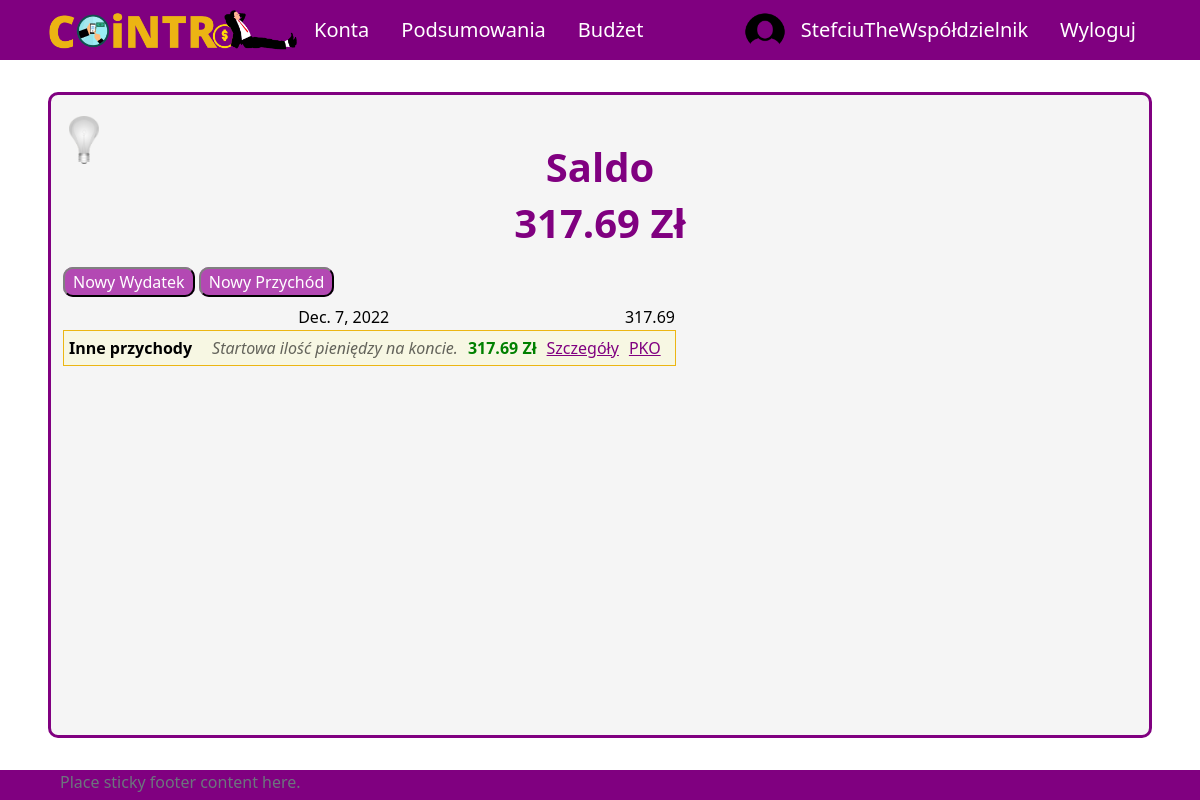
Before: / (signed in) with the older database file.
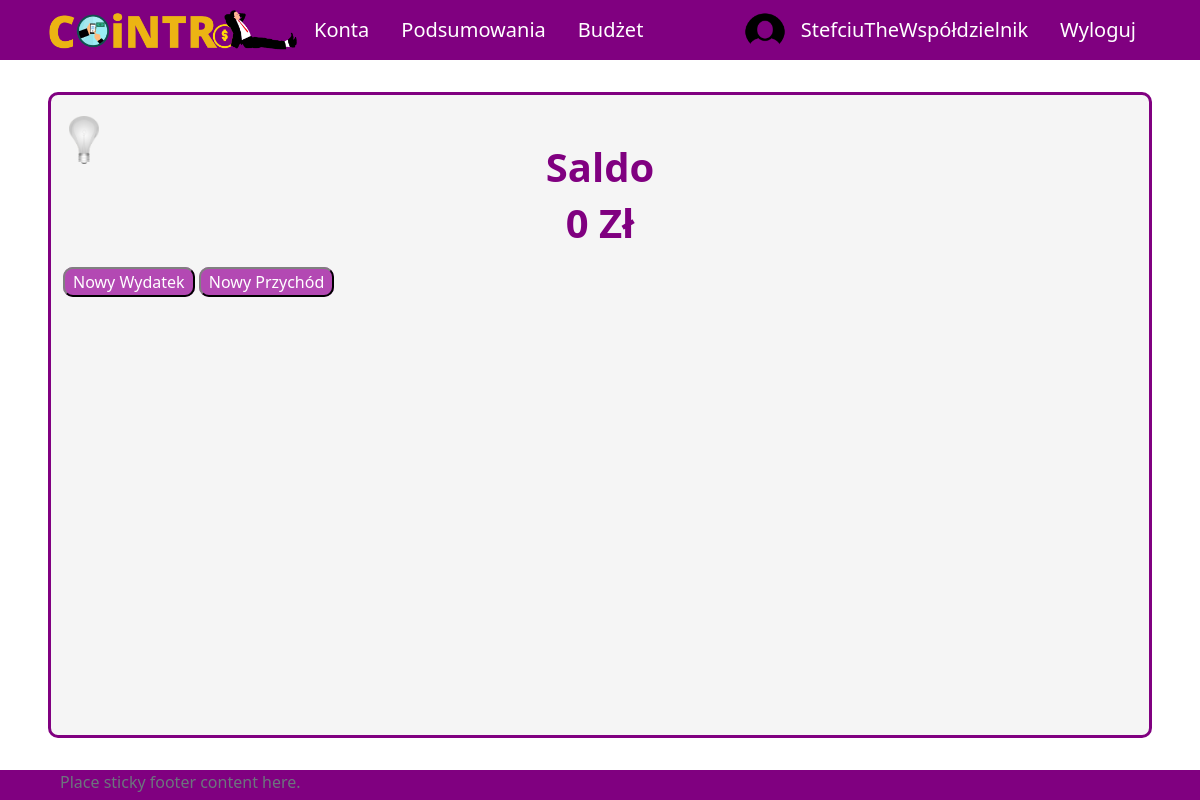
After: the same page with the newer database file.
### aplication/models.py (models this page shows, shortened)
class Transaction(models.Model):
    id_account = models.ForeignKey(Account, on_delete=models.CASCADE)
    id_user = models.ForeignKey(Profile, on_delete=models.SET_NULL, null=True) #konto z którego dokonano transakcji zostało usunięte ale transakcja ma pozostać
    id_category = models.ForeignKey(Category, on_delete=models.CASCADE)
    id_subcategory = models.ForeignKey(Subcategory, on_delete=models.SET_NULL, null=True, blank=True)
    currency = models.ForeignKey(Currency, on_delete=models.SET_NULL, null=True)
    is_periodic = models.BooleanField(default=False)
    amount = models.DecimalField(max_digits=10, decimal_places=2)
    converted_amount = models.DecimalField(max_digits=10, decimal_places=2)
    transaction_date = models.DateField()
    description = models.CharField(max_length=255, blank=True, null=True)
    id = models.UUIDField(default=uuid.uuid4, unique=True, primary_key=True, editable=False)

class Account(models.Model):
    owner = models.ForeignKey(Profile, null=True, blank=True, on_delete=models.CASCADE)
    name = models.CharField(max_length=30)
    currency = models.ForeignKey(Currency, on_delete=models.SET_NULL, null=True)
    is_shared = models.BooleanField(default=False)
    description = models.CharField(max_length=100, null=True, blank=True)
    id = models.UUIDField(default=uuid.uuid4, unique=True, primary_key=True, editable=False)

### UsersApp/models.py (models this page shows, shortened)
class Category(models.Model):
    SCOPE_CHOICES = (
    ("INCOME", "income"),
    ("EXPENSE", "expense"),
    )
    name = models.CharField(max_length=255)
    owner = models.ForeignKey(Profile, null=True, blank=True, on_delete=models.CASCADE)
    scope = models.CharField(max_length=10, choices=SCOPE_CHOICES) #income / expense - do oddzielenia rodzaju transakcji
    id = models.UUIDField(default=uuid.uuid4, unique=True, primary_key=True, editable=False)
    def __str__(self):
        return self.name

class Currency(models.Model):
    name = models.CharField(max_length=100)
    access_name = models.CharField(max_length=20) #access_name nazwa aby zdobyć kurs walut
    sign = models.CharField(max_length=5) #znak waluty
    id = models.UUIDField(default=uuid.uuid4, unique=True,
                            primary_key=True, editable=False)

### aplication/views/account_views.py (the view)
# urls.py: 2. Add a URL to urlpatterns:  path('', views.home, name='home')
def home(request):
    if request.user.is_authenticated:
        all_transactions = Transaction.objects.filter(id_user=request.user.profile).order_by('-transaction_date')
        dates = []
        transactions = []
        values = []
        for t in all_transactions:
            if t.transaction_date not in dates:
                dates.append(t.transaction_date)
        for dt in dates:
            values.append(sum(tr.converted_amount for tr in all_transactions if tr.transaction_date == dt))
            transactions.append([tr for tr in all_transactions if tr.transaction_date == dt])
        daily = zip(dates, transactions, values)
        balance = sum(v for v in values)
        context = {
            'profile': request.user.profile,
            'daily': daily,
            'profile_balance': balance,
        }
        return render(request, 'application/home/home-login.html', context)
    else:
        return render(request, 'application/home/home-logout.html')

### templates/application/home/home-login.html (shortened to what this page needs)
{% extends 'application/base.html' %}
{% block content %}
    <div class="title">
        <h1>Saldo</h1>
        <h1>{{ profile_balance }} {{ profile.currency.sign }}</h1>
    </div>
    <div class="content">
        <p class="buttons">
            <a class="button" href="{% url 'addExpenseAccountless' %}">Nowy Wydatek</a>
            <a class="button" href="{% url 'addIncomeAccountless' %}">Nowy Przychód</a>
        </p>
        <table>
        {% for date, transactions, value in daily %}
            <tr class="date">
                <td class="center" colspan="5">{{ date }}</td>
                <td>{{ value }}</td>
            </tr>
            {% for tr in transactions %}
                <tr class="transaction">
                    <td id="transaction-category" class="bold">{{ tr.id_category }}</td>
                    {% if tr.id_subcategory %}
                    <td id="transaction-subcategory">{{ tr.id_subcategory }}</td>
                    {% else %}
                    <td id="transaction-subcategory"></td>
                    {% endif %}
                    {% if tr.description %}
                    <td id="transaction-description">{{ tr.description }}</td>
                    {% else %}
                    <td id="transaction-description"></td>
                    {% endif %}
                    {% if tr.converted_amount >= 0 %}
                        <td id="transaction-amount" class="income">{{ tr.converted_amount }} {{ tr.currency.sign }}</td>
                    {% else %}
                        <td id="transaction-amount" class="expense">{{ tr.converted_amount }} {{ tr.currency.sign }}</td>
                    {% endif %}
                    <td><a class="purple" href="{% url 'showTransaction' tr.id 1 %}">Szczegóły</a></td>
                    <td id="transaction-account">
                        <a id="tr-acc-link" class="purple" href="{% url 'account' pk=tr.id_account.id %}">{{ tr.id_account.name }}</a>
                    </td>
                </tr>
            {% endfor %}
        {% endfor %}
        </table>
    </div>
{% endblock  %}

Changed rows visible on the page:
removed Transaction: transaction_date "Dec. 7, 2022", value "317.69", id_category "Inne przychody", description "Startowa ilość pieniędzy na koncie.", converted_amount "317.69", currency.sign "Zł", id_account.name "PKO"
Other visible differences:
{{ profile_balance }}: "317.69" → "0"
